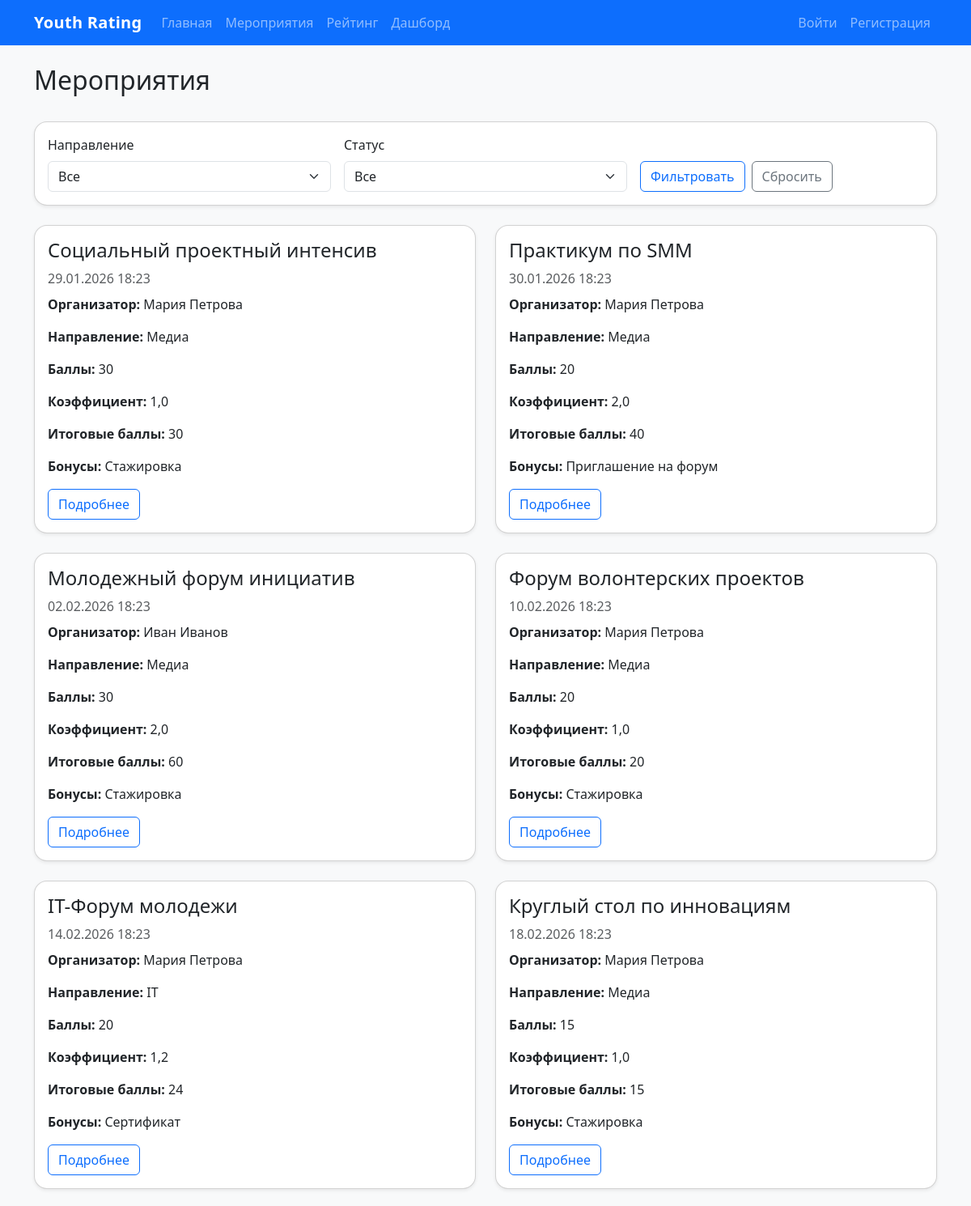
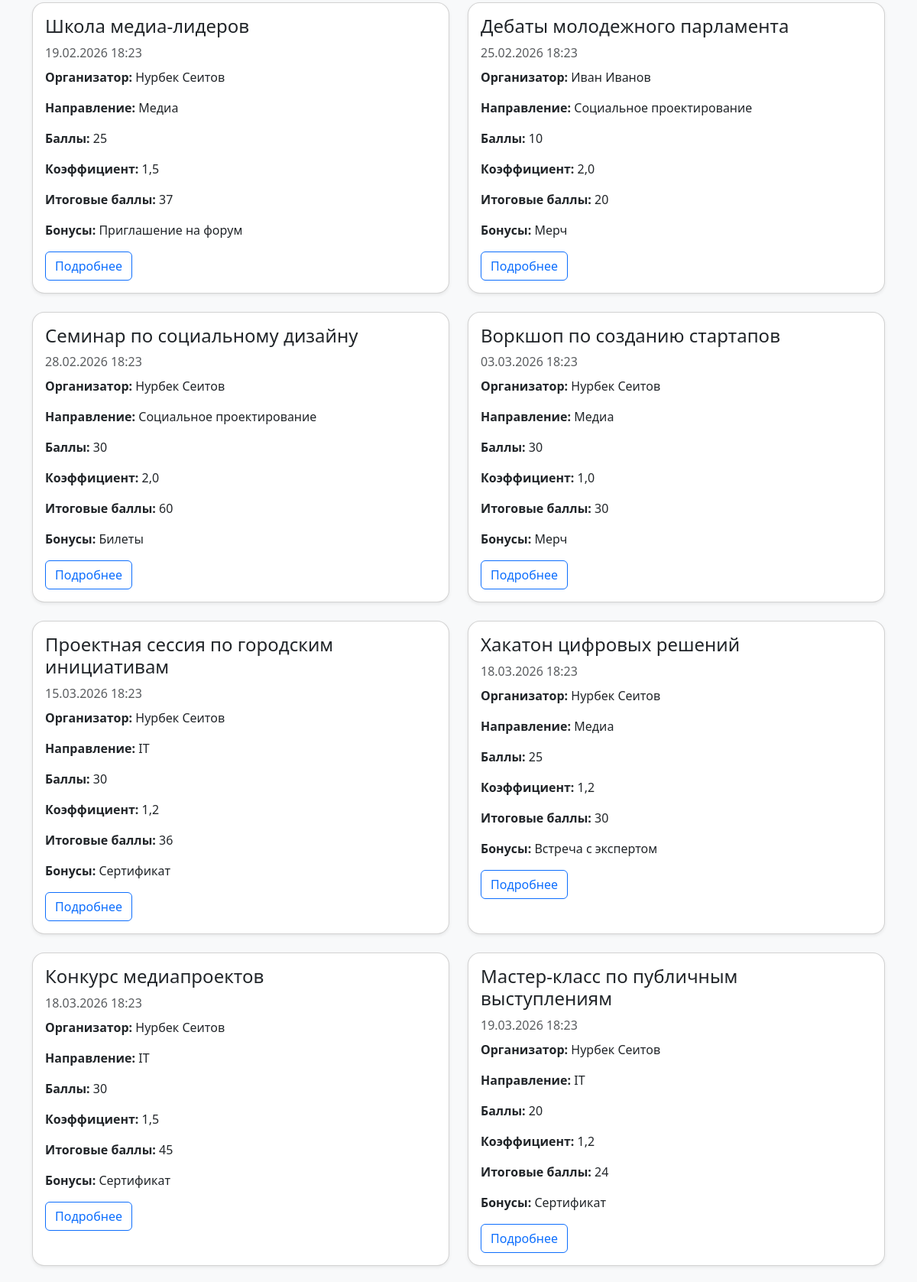
Screenshot of /events/ (upper part) with the database file from the repository (2 pictures, top to bottom).
### events/models.py (models this page shows, shortened)
class Event(models.Model):
    DIRECTION_CHOICES = [
        ('IT', 'IT'),
        ('Media', 'Медиа'),
        ('Social', 'Социальное проектирование'),
    ]
    title = models.CharField(max_length=255, verbose_name='Название')
    description = models.TextField(verbose_name='Описание')
    date = models.DateTimeField(verbose_name='Дата и время')
    organizer = models.ForeignKey(
        settings.AUTH_USER_MODEL,
        on_delete=models.CASCADE,
        related_name='organized_events',
        verbose_name='Организатор'
    )
    direction = models.CharField(max_length=20, choices=DIRECTION_CHOICES, verbose_name='Направление')
    base_points = models.PositiveIntegerField(default=10, verbose_name='Базовые баллы')
    difficulty_coef = models.FloatField(default=1.0, verbose_name='Коэффициент сложности')
    bonus_text = models.CharField(max_length=255, blank=True, verbose_name='Бонусы')
    max_participants = models.PositiveIntegerField(null=True, blank=True, verbose_name='Макс. участников')
    created_at = models.DateTimeField(auto_now_add=True)
    def calculated_points(self):
        return int(self.base_points * self.difficulty_coef)

### users/models.py (models this page shows, shortened)
class User(AbstractUser):
    ROLE_CHOICES = [
        ('participant', 'Участник'),
        ('organizer', 'Организатор'),
        ('observer', 'Наблюдатель'),
    ]
    DIRECTION_CHOICES = [
        ('IT', 'IT'),
        ('Media', 'Медиа'),
        ('Social', 'Социальное проектирование'),
    ]
    full_name = models.CharField(max_length=255, verbose_name='ФИО', blank=True)
    email = models.EmailField(unique=True, verbose_name='Email')
    role = models.CharField(max_length=20, choices=ROLE_CHOICES, default='participant', verbose_name='Роль')
    city = models.CharField(max_length=100, blank=True, verbose_name='Город')
    age = models.PositiveIntegerField(null=True, blank=True, verbose_name='Возраст')
    direction = models.CharField(max_length=20, choices=DIRECTION_CHOICES, blank=True, verbose_name='Направление')
    is_approved_organizer = models.BooleanField(default=False, verbose_name='Организатор одобрен')

### events/views.py (the view)
# urls.py: path('', event_list_view, name='event_list'),
def event_list_view(request):
    events = Event.objects.select_related('organizer').order_by('date')
    direction = request.GET.get('direction')
    status = request.GET.get('status')
    if direction:
        events = events.filter(direction=direction)
    if status == 'upcoming':
        events = events.filter(date__gte=timezone.now())
    elif status == 'past':
        events = events.filter(date__lt=timezone.now())
    context = {
        'events': events,
        'selected_direction': direction,
        'selected_status': status,
        'direction_choices': Event.DIRECTION_CHOICES,
    }
    return render(request, 'events/event_list.html', context)

### templates/events/event_list.html (shortened to what this page needs)
{% extends 'base.html' %}
{% block content %}
<div class="d-flex justify-content-between align-items-center mb-4">
    <h2>Мероприятия</h2>
</div>
<div class="card shadow-sm mb-4">
    <div class="card-body">
        <form method="get" class="row g-3">
            <div class="col-md-4">
                <label class="form-label">Направление</label>
                <select name="direction" class="form-select">
                    <option value="">Все</option>
                </select>
            </div>
            <div class="col-md-4">
                <label class="form-label">Статус</label>
                <select name="status" class="form-select">
                    <option value="">Все</option>
                </select>
            </div>
            <div class="col-md-4 d-flex align-items-end">
                <button type="submit" class="btn btn-outline-primary me-2">Фильтровать</button>
                <a href="{% url 'event_list' %}" class="btn btn-outline-secondary">Сбросить</a>
            </div>
        </form>
    </div>
</div>
<div class="row g-4">
    {% for event in events %}
        <div class="col-md-6">
            <div class="card h-100 shadow-sm">
                <div class="card-body">
                    <h4 class="card-title">{{ event.title }}</h4>
                    <p class="text-muted mb-2">{{ event.date|date:"d.m.Y H:i" }}</p>
                    <p><strong>Организатор:</strong> {{ event.organizer.full_name|default:event.organizer.username }}</p>
                    <p><strong>Направление:</strong> {{ event.get_direction_display }}</p>
                    <p><strong>Баллы:</strong> {{ event.base_points }}</p>
                    <p><strong>Коэффициент:</strong> {{ event.difficulty_coef }}</p>
                    <p><strong>Итоговые баллы:</strong> {{ event.calculated_points }}</p>
                    {% if event.bonus_text %}
                        <p><strong>Бонусы:</strong> {{ event.bonus_text }}</p>
                    {% endif %}
                    <a href="{% url 'event_detail' event.id %}" class="btn btn-outline-primary">Подробнее</a>
                </div>
            </div>
        </div>
    {% empty %}
        <div class="col-12">
            <div class="alert alert-info">Мероприятия пока не добавлены.</div>
        </div>
    {% endfor %}
</div>
{% endblock %}

### static/css/style.css (style rules this page uses)
body { min-height: 100vh; }
.card { border-radius: 16px; }

### rows the page displays
Event: title "Социальный проектный интенсив", date "29.01.2026 18:23", organizer.full_name "Мария Петрова", direction "Медиа", base_points "30", difficulty_coef "1,0", calculated_points "30", bonus_text "Стажировка"
Event: title "Практикум по SMM", date "30.01.2026 18:23", organizer.full_name "Мария Петрова", direction "Медиа", base_points "20", difficulty_coef "2,0", calculated_points "40", bonus_text "Приглашение на форум"
Event: title "Молодежный форум инициатив", date "02.02.2026 18:23", organizer.full_name "Иван Иванов", direction "Медиа", base_points "30", difficulty_coef "2,0", calculated_points "60", bonus_text "Стажировка"
Event: title "Форум волонтерских проектов", date "10.02.2026 18:23", organizer.full_name "Мария Петрова", direction "Медиа", base_points "20", difficulty_coef "1,0", calculated_points "20", bonus_text "Стажировка"
Event: title "IT-Форум молодежи", date "14.02.2026 18:23", organizer.full_name "Мария Петрова", direction "IT", base_points "20", difficulty_coef "1,2", calculated_points "24", bonus_text "Сертификат"
Event: title "Круглый стол по инновациям", date "18.02.2026 18:23", organizer.full_name "Мария Петрова", direction "Медиа", base_points "15", difficulty_coef "1,0", calculated_points "15", bonus_text "Стажировка"
Event: title "Школа медиа-лидеров", date "19.02.2026 18:23", organizer.full_name "Нурбек Сеитов", direction "Медиа", base_points "25", difficulty_coef "1,5", calculated_points "37", bonus_text "Приглашение на форум"
Event: title "Дебаты молодежного парламента", date "25.02.2026 18:23", organizer.full_name "Иван Иванов", direction "Социальное проектирование", base_points "10", difficulty_coef "2,0", calculated_points "20", bonus_text "Мерч"
Event: title "Семинар по социальному дизайну", date "28.02.2026 18:23", organizer.full_name "Нурбек Сеитов", direction "Социальное проектирование", base_points "30", difficulty_coef "2,0", calculated_points "60", bonus_text "Билеты"
Event: title "Воркшоп по созданию стартапов", date "03.03.2026 18:23", organizer.full_name "Нурбек Сеитов", direction "Медиа", base_points "30", difficulty_coef "1,0", calculated_points "30", bonus_text "Мерч"
Event: title "Проектная сессия по городским инициативам", date "15.03.2026 18:23", organizer.full_name "Нурбек Сеитов", direction "IT", base_points "30", difficulty_coef "1,2", calculated_points "36", bonus_text "Сертификат"
Event: title "Хакатон цифровых решений", date "18.03.2026 18:23", organizer.full_name "Нурбек Сеитов", direction "Медиа", base_points "25", difficulty_coef "1,2", calculated_points "30", bonus_text "Встреча с экспертом"
Event: title "Конкурс медиапроектов", date "18.03.2026 18:23", organizer.full_name "Нурбек Сеитов", direction "IT", base_points "30", difficulty_coef "1,5", calculated_points "45", bonus_text "Сертификат"
Event: title "Мастер-класс по публичным выступлениям", date "19.03.2026 18:23", organizer.full_name "Нурбек Сеитов", direction "IT", base_points "20", difficulty_coef "1,2", calculated_points "24", bonus_text "Сертификат"
